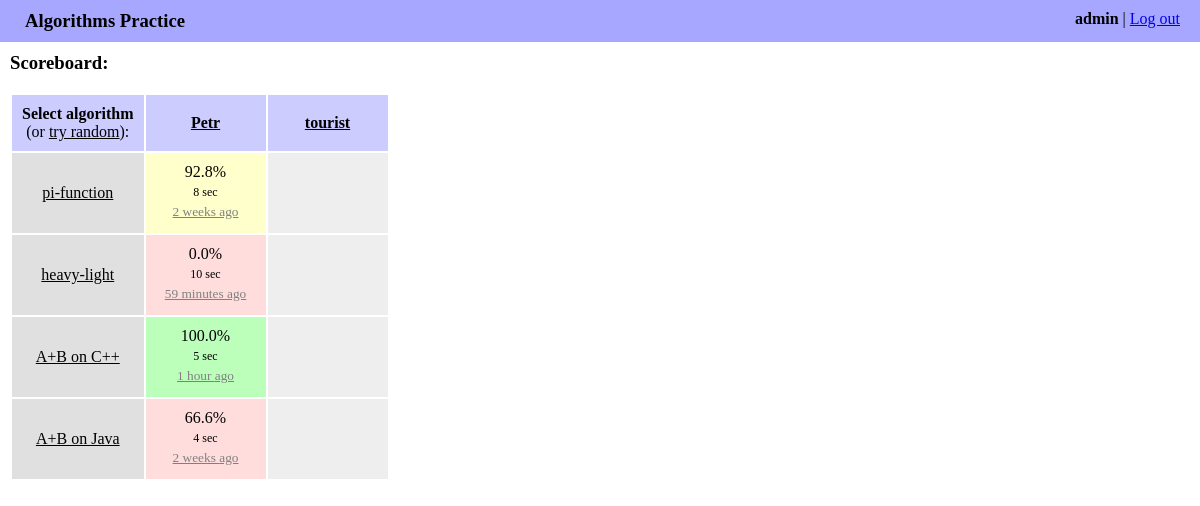
The app's page / (signed in) with its own data.
### algo/models.py (models this page shows, shortened)
class Algorithm(models.Model):
    name = models.CharField(max_length=255)
    slug = models.SlugField(max_length=60)
    language = models.ForeignKey(Language)
    source_code = models.TextField()

class Submit(models.Model):
    algorithm = models.ForeignKey(Algorithm)
    author = models.ForeignKey(User)
    date = models.DateTimeField(auto_now_add=True)
    elapsed_seconds = models.IntegerField()
    source_code = models.TextField()
    score = models.FloatField()

### algo/views.py (the view)
# urls.py: url(r'^$', views.index, name='index'),
@login_required
def index(request):
    algorithms = Algorithm.objects.all()
    authors = Group.objects.get(name='algo').user_set.all()
    scoreboard = []
    for algorithm in algorithms:
        submits = []
        for author in authors:
            last_submit = (Submit.objects
                                 .filter(algorithm=algorithm, author=author)
                                 .order_by('-date')
                                 .first())
            submits.append({
                'author': author,
                'submit': last_submit,
                'submit_kind': get_submit_kind(last_submit),
            })
        scoreboard.append({
            'algorithm': algorithm,
            'submits': submits,
        })
    return render(request, 'algo/index.html', {
        'authors': authors,
        'scoreboard': scoreboard,
    })

### algo/templatetags/upto_filter.py (called while the page is built)
@register.filter
@stringfilter
def upto(value, delimiter=None):
    return value.split(delimiter)[0]

### algo/views.py (called while the page is built)
def get_submit_kind(item):
    if item is None:
        return None
    if item.score < 80 - EPS:
        return 'bad'
    if item.score < 95 - EPS:
        return 'good'
    return 'perfect'

### algo/templates/algo/index.html (shortened to what this page needs)
{% extends "algo/base.html" %}
{% load staticfiles %}
{% load upto_filter %}
{% block content %}
<h3>Scoreboard:</h3>
<table class="scoreboard">
    <thead>
        <tr>
            <th>
                Select algorithm
                <div class="check_random_text">
                    (or <a href="{% url 'algo:check_random' %}"  title="Try to write random algorithm">try random</a>):
                </div>
            </th>
            {% for author in authors %}
            {% if author.username == request.user.username %}
            <th class="current_user">
            {% else %}
            <th>
            {% endif %}
                <a href="{% url 'algo:history' author.username %}" title="All submits by {{ author.username }}">
                    {{ author.username }}
                </a>
            </th>
            {% endfor %}
        </tr>
    </thead>
    <tbody>
        {% for row in scoreboard %}
        <tr>
            <td class="algorithm_cell">
                <a href="{% url 'algo:check' algorithm_slug=row.algorithm.slug %}" title="Try to write {{ row.algorithm.name }}">
                    {{ row.algorithm.name }}
                </a>
            </td>
            {% for cell in row.submits %}
            {% if cell.submit %}
            <td class="submits_cell last_submit_{{ cell.submit_kind }}">
                <div class="last_submit_score" title="Match score of last submit">{{ cell.submit.score|floatformat:1 }}%</div>
                <div class="last_submit_elapsed_seconds" title="Elapsed time of last submit">{{ cell.submit.elapsed_seconds }} sec</div>
                <a class="history_link" href="{% url 'algo:history' author_username=cell.author.username algorithm_slug=row.algorithm.slug %}">
                    <div class="last_submit_time">{{ cell.submit.date|timesince|upto:"," }} ago</div>
                </a>
            </td>
            {% else %}
            <td class="submits_cell"></td>
            {% endif %}
            {% endfor %}
        </tr>
        {% endfor %}
    </tbody>
</table>
{% endblock %}

### algo/templates/algo/base.html (shortened to what this page needs)
<!DOCTYPE html>
<html>
    <head>
        {% load staticfiles %}
        <link rel="stylesheet" href="{% static 'algo/style.css' %}">
    </head>
    <body>
        <div class="account_bar">
            <div class="account_info">
                <b>{{ request.user.username }}</b> | <a href="{% url 'logout' %}">Log out</a>
            </div>
            <div class="site_title">Algorithms Practice</div>
        </div>
        <div class="content">
        {% block content %}{% endblock %}
        </div>
    </body>
</html>

### algo/static/algo/style.css (style rules this page uses)
body { margin: 0; }
.account_bar { background-color: #a7a7ff; padding: 10px 20px 10px 25px; }
.account_info { float: right; }
.site_title { font-size: 14pt; font-weight: bold; }
.content { margin: 10px; }
h3 { margin-top: 10px; }
.check_random_text { font-weight: normal; }
.scoreboard { border-spacing: 2px; }
.scoreboard a { color: black; }
.scoreboard th { background-color: #ccf; padding: 10px; }
.scoreboard td { height: 60px; padding: 10px; text-align: center; }
.algorithm_cell { background-color: #e0e0e0; }
.submits_cell { background-color: #eee; vertical-align: top; width: 100px; }
.submits_cell a { text-decoration: none; }
.last_submit_bad { background-color: #fdd; }
.last_submit_good { background-color: #ffc; }
.last_submit_perfect { background-color: #bfb; }
.last_submit_elapsed_seconds { font-size: 9pt; margin: 4px; }
.last_submit_time { color: gray; font-size: 10pt; text-decoration: underline; }

### records on screen
Algorithm: algorithm.name "pi-function"
Algorithm: algorithm.name "heavy-light"
Algorithm: algorithm.name "A+B on C++"
Algorithm: algorithm.name "A+B on Java"

### other values on screen
{{ request.user.username }} "admin"
{{ author.username }} "Petr"
{{ author.username }} "tourist"
{{ cell.submit.score|floatformat:1 }} "92.8"
{{ cell.submit.elapsed_seconds }} "8"
{{ cell.submit.date|timesince|upto:"," }} "2 weeks"
{{ cell.submit.score|floatformat:1 }} "0.0"
{{ cell.submit.elapsed_seconds }} "10"
{{ cell.submit.date|timesince|upto:"," }} "59 minutes"
{{ cell.submit.score|floatformat:1 }} "100.0"
{{ cell.submit.elapsed_seconds }} "5"
{{ cell.submit.date|timesince|upto:"," }} "1 hour"
{{ cell.submit.score|floatformat:1 }} "66.6"
{{ cell.submit.elapsed_seconds }} "4"
